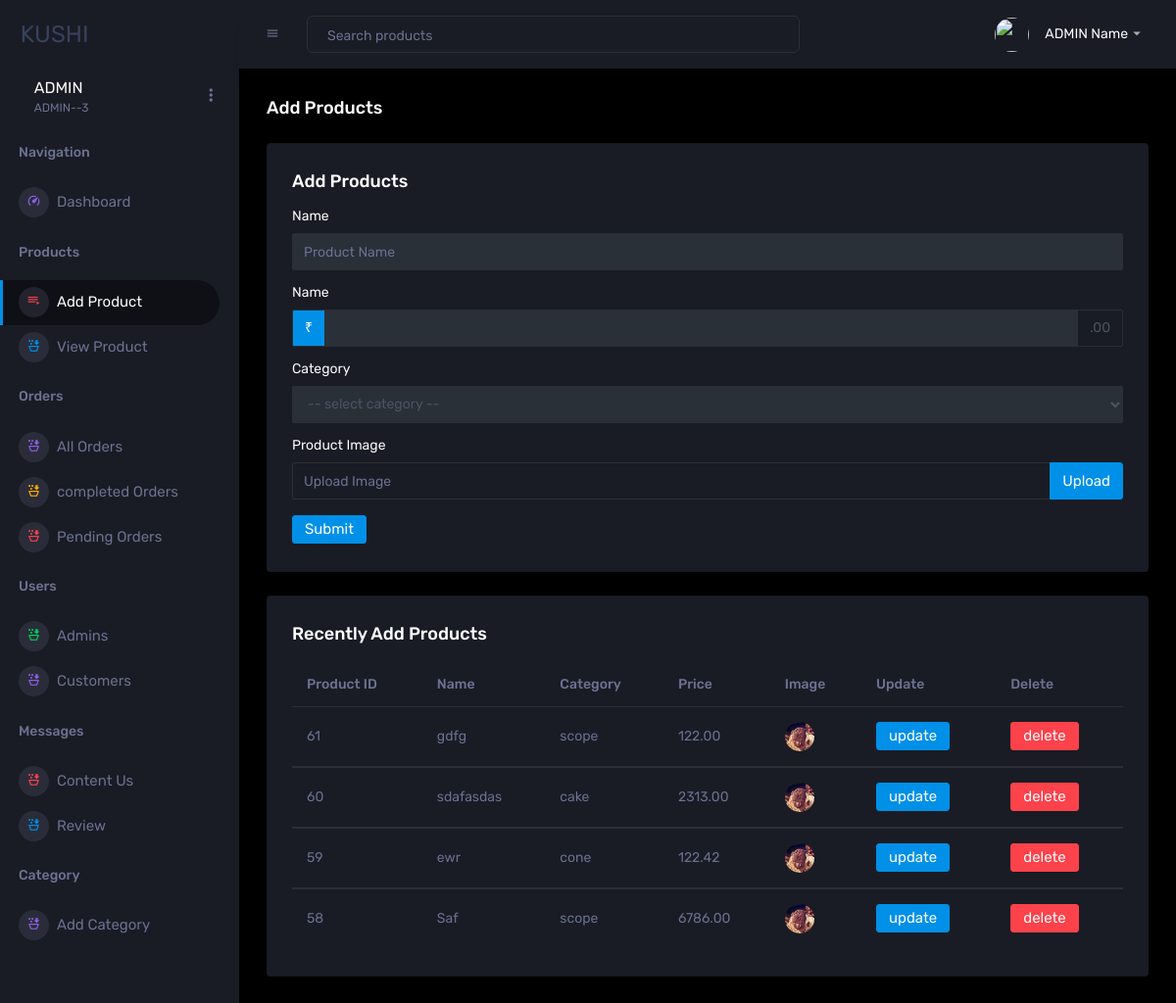
Screenshot of /admin/add_product.php with the database file from the repository.
### tables this page shows
CREATE TABLE `products` (
  `id` int(100) NOT NULL,
  `name` varchar(100) NOT NULL,
  `category` varchar(100) NOT NULL,
  `price` decimal(10,2) NOT NULL,
  `image` varchar(100) NOT NULL
);

### admin/add_product.php (the view, shortened to what this page needs)
<?php include('./includes/header.php'); ?>
<div class="main-panel">
    <div class="content-wrapper">
        <div class="page-header">
            <h3 class="page-title">Add Products</h3>
        </div>
        <div class="row">
            <div class="col-12 grid-margin stretch-card">
                <div class="card d-flex justify-content-center">
                    <div class="card-body">
                        <h4 class="card-title">Add Products</h4>
                        <form class="forms-sample" action="" method="POST" enctype="multipart/form-data">
                            <div class="form-group">
                                <label for="exampleInputName1">Name</label>
                                <input type="text" class="form-control" name="name" placeholder="Product Name" required>
                            </div>
                            <div class="form-group">
                                <label>Name</label>
                                <div class="input-group">
                                    <div class="input-group-prepend">
                                        <span class="input-group-text bg-primary text-white">₹</span>
                                    </div>
                                    <input type="number" class="form-control" name="price" aria-label="Amount"
                                        step="any" required>
                                    <div class="input-group-append">
                                        <span class="input-group-text">.00</span>
                                    </div>
                                </div>
                            </div>
                            <div class="form-group">
                                <label>Category</label>
                                <select name="category" class="form-control" required>
                                    <option value="" disabled selected>-- select category --</option>
                                </select>
                            </div>
                            <div class="form-group">
                                <label>Product Image</label>
                                <div class="input-group col-xs-12">
                                    <input type="text" class="form-control file-upload-info" disabled
                                        placeholder="Upload Image">
                                    <span class="input-group-append">
                                        <button class="file-upload-browse btn btn-primary" type="button">Upload</button>
                                    </span>
                                </div>
                            </div>
                            <button name="add_product" type="submit" class="btn btn-primary mr-2">Submit</button>
                        </form>
                    </div>
                </div>
            </div>
        </div>
        <div class="row">
            <div class="col-lg-12 grid-margin stretch-card">
                <div class="card">
                    <div class="card-body">
                        <h4 class="card-title">Recently Add Products</h4>
                        <div class="table-responsive">
                            <table class="table">
                                <thead>
                                    <tr>
                                        <th>Product ID</th>
                                        <th>Name</th>
                                        <th>Category</th>
                                        <th>Price</th>
                                        <th>Image</th>
                                        <th>Update</th>
                                        <th>Delete</th>
                                    </tr>
                                </thead>
                                <?php
                                $show_products = $conn->prepare("SELECT * FROM `products` ORDER BY `id` DESC LIMIT 4");
                                $show_products->execute();
                                if ($show_products->rowCount() > 0) {
                                    while ($fetch_products = $show_products->fetch(PDO::FETCH_ASSOC)) {
                                        ?>
                                        <tbody>
                                            <tr>
                                                <td>
                                                    <?= $fetch_products['id']; ?>
                                                </td>
                                                <td>
                                                    <?= $fetch_products['name']; ?>
                                                </td>
                                                <td>
                                                    <?= $fetch_products['category']; ?>
                                                </td>
                                                <td>
                                                    <?= $fetch_products['price']; ?>
                                                </td>
                                                <td>
                                                    <img src="../uploaded_img/<?= $fetch_products['image']; ?>" height="100"
                                                        width="100">
                                                </td>
                                                <td>
                                                    <a href="update_product.php?update=<?= $fetch_products['id']; ?>"
                                                        class="btn btn-primary">update</a>
                                                </td>
                                                <td>
                                                    <button type="button" class="btn btn-danger" data-toggle="modal"
                                                        data-target="#deleteModal<?php echo $fetch_products['id'] ?>">delete</button>
                                                </td>
                                            </tr>
                                        </tbody>
                                        <?php
                                    }
                                } else {
                                    echo '<p class="empty">no products added yet!</p>';
                                }
                                ?>
                            </table>
                        </div>
                    </div>
                </div>
            </div>
        </div>
    </div>
</div>
<?php include('./includes/footer.php'); ?>

### rows the page displays
products: id "61", name "gdfg", category "scope", price "122.00", image (picture)
products: id "60", name "sdafasdas", category "cake", price "2313.00", image (picture)
products: id "59", name "ewr", category "cone", price "122.42", image (picture)
products: id "58", name "Saf", category "scope", price "6786.00", image (picture)
